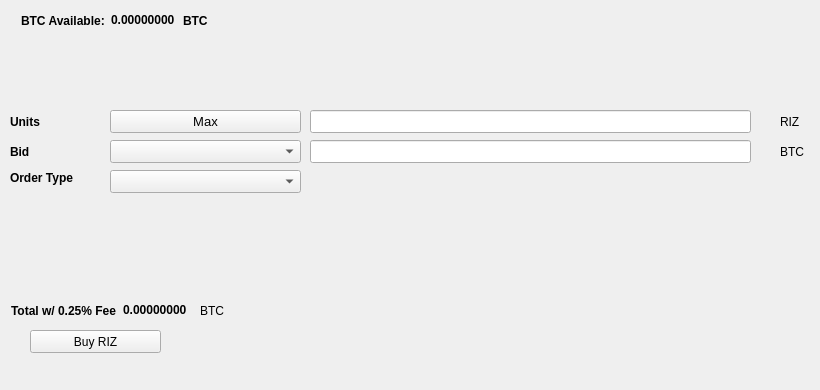
   <widget class="QWidget" name="BuyTab">
    <attribute name="title">
     <string>Buy</string>
    </attribute>
    <widget class="QPushButton" name="BuyRIZ">
     <property name="geometry">
      <rect>
       <x>30</x>
       <y>330</y>
       <width>131</width>
       <height>23</height>
      </rect>
     </property>
     <property name="text">
      <string>Buy RIZ</string>
     </property>
     <property name="icon">
      <iconset resource="../riz.qrc">
       <normaloff>:/icons/bitcoin</normaloff>:/icons/bitcoin</iconset>
     </property>
    </widget>
    <widget class="QLabel" name="label_3">
     <property name="geometry">
      <rect>
       <x>10</x>
       <y>110</y>
       <width>46</width>
       <height>23</height>
      </rect>
     </property>
     <property name="font">
      <font>
       <weight>75</weight>
       <bold>true</bold>
      </font>
     </property>
     <property name="text">
      <string>Units</string>
     </property>
    </widget>
    <widget class="QLineEdit" name="UnitsInput">
     <property name="geometry">
      <rect>
       <x>310</x>
       <y>110</y>
       <width>441</width>
       <height>23</height>
      </rect>
     </property>
     <property name="font">
      <font>
       <pointsize>9</pointsize>
       <weight>75</weight>
       <bold>true</bold>
      </font>
     </property>
    </widget>
    <widget class="QLineEdit" name="BuyBidPriceEdit">
     <property name="geometry">
      <rect>
       <x>310</x>
       <y>140</y>
       <width>441</width>
       <height>23</height>
      </rect>
     </property>
     <property name="font">
      <font>
       <pointsize>9</pointsize>
       <weight>75</weight>
       <bold>true</bold>
      </font>
     </property>
    </widget>
    <widget class="QLabel" name="label_4">
     <property name="geometry">
      <rect>
       <x>780</x>
       <y>110</y>
       <width>31</width>
       <height>23</height>
      </rect>
     </property>
     <property name="text">
      <string>RIZ</string>
     </property>
    </widget>
    <widget class="QLabel" name="label_5">
     <property name="geometry">
      <rect>
       <x>780</x>
       <y>140</y>
       <width>31</width>
       <height>23</height>
      </rect>
     </property>
     <property name="text">
      <string>BTC</string>
     </property>
    </widget>
    <widget class="QLabel" name="label_6">
     <property name="geometry">
      <rect>
       <x>10</x>
       <y>140</y>
       <width>46</width>
       <height>23</height>
      </rect>
     </property>
     <property name="font">
      <font>
       <weight>75</weight>
       <bold>true</bold>
      </font>
     </property>
     <property name="text">
      <string>Bid</string>
     </property>
    </widget>
    <widget class="QLabel" name="label_7">
     <property name="geometry">
      <rect>
       <x>10</x>
       <y>170</y>
       <width>91</width>
       <height>16</height>
      </rect>
     </property>
     <property name="font">
      <font>
       <weight>75</weight>
       <bold>true</bold>
      </font>
     </property>
     <property name="text">
      <string>Order Type</string>
     </property>
    </widget>
    <widget class="QPushButton" name="Buy_Max_Amount">
     <property name="geometry">
      <rect>
       <x>110</x>
       <y>110</y>
       <width>191</width>
       <height>23</height>
      </rect>
     </property>
     <property name="font">
      <font>
       <pointsize>10</pointsize>
      </font>
     </property>
     <property name="text">
      <string>Max</string>
     </property>
    </widget>
    <widget class="QComboBox" name="BuyBidcomboBox">
     <property name="geometry">
      <rect>
       <x>110</x>
       <y>140</y>
       <width>191</width>
       <height>23</height>
      </rect>
     </property>
     <property name="font">
      <font>
       <pointsize>10</pointsize>
      </font>
     </property>
    </widget>
    <widget class="QComboBox" name="buyOrdertypeCombo">
     <property name="geometry">
      <rect>
       <x>110</x>
       <y>170</y>
       <width>191</width>
       <height>23</height>
      </rect>
     </property>
     <property name="font">
      <font>
       <pointsize>10</pointsize>
      </font>
     </property>
    </widget>
    <widget class="QWidget" name="layoutWidget1">
     <property name="geometry">
      <rect>
       <x>21</x>
       <y>11</y>
       <width>227</width>
       <height>19</height>
      </rect>
     </property>
     <layout class="QHBoxLayout" name="horizontalLayout_3">
      <item>
       <widget class="QLabel" name="label232">
        <property name="font">
         <font>
          <weight>75</weight>
          <bold>true</bold>
         </font>
        </property>
        <property name="text">
         <string>BTC Available:</string>
        </property>
       </widget>
      </item>
      <item>
       <widget class="QLabel" name="BtcAvailableLbl">
        <property name="palette">
         <palette>
          <active>
           <colorrole role="WindowText">
            <brush brushstyle="SolidPattern">
             <color alpha="255">
              <red>0</red>
              <green>0</green>
              <blue>0</blue>
             </color>
            </brush>
           </colorrole>
           <colorrole role="Button">
            <brush brushstyle="SolidPattern">
             <color alpha="255">
              <red>0</red>
              <green>170</green>
              <blue>0</blue>
             </color>
            </brush>
           </colorrole>
           <colorrole role="Light">
            <brush brushstyle="SolidPattern">
             <color alpha="255">
              <red>0</red>
              <green>255</green>
              <blue>0</blue>
             </color>
            </brush>
           </colorrole>
           <colorrole role="Midlight">
            <brush brushstyle="SolidPattern">
             <color alpha="255">
              <red>0</red>
              <green>212</green>
              <blue>0</blue>
             </color>
            </brush>
           </colorrole>
           <colorrole role="Dark">
            <brush brushstyle="SolidPattern">
             <color alpha="255">
              <red>0</red>
              <green>85</green>
              <blue>0</blue>
             </color>
            </brush>
           </colorrole>
           <colorrole role="Mid">
            <brush brushstyle="SolidPattern">
             <color alpha="255">
              <red>0</red>
              <green>113</green>
              <blue>0</blue>
             </color>
            </brush>
           </colorrole>
           <colorrole role="Text">
            <brush brushstyle="SolidPattern">
             <color alpha="255">
              <red>0</red>
              <green>170</green>
              <blue>0</blue>
             </color>
            </brush>
           </colorrole>
           <colorrole role="BrightText">
            <brush brushstyle="SolidPattern">
             <color alpha="255">
              <red>255</red>
              <green>255</green>
              <blue>255</blue>
             </color>
            </brush>
           </colorrole>
           <colorrole role="ButtonText">
            <brush brushstyle="SolidPattern">
             <color alpha="255">
              <red>0</red>
              <green>0</green>
              <blue>0</blue>
             </color>
            </brush>
           </colorrole>
           <colorrole role="Base">
            <brush brushstyle="SolidPattern">
             <color alpha="255">
              <red>255</red>
              <green>255</green>
              <blue>255</blue>
             </color>
            </brush>
           </colorrole>
           <colorrole role="Window">
            <brush brushstyle="SolidPattern">
             <color alpha="255">
              <red>0</red>
              <green>170</green>
              <blue>0</blue>
             </color>
            </brush>
           </colorrole>
           <colorrole role="Shadow">
            <brush brushstyle="SolidPattern">
             <color alpha="255">
              <red>0</red>
              <green>0</green>
              <blue>0</blue>
             </color>
            </brush>
           </colorrole>
           <colorrole role="AlternateBase">
            <brush brushstyle="SolidPattern">
             <color alpha="255">
              <red>127</red>
              <green>212</green>
              <blue>127</blue>
             </color>
            </brush>
           </colorrole>
           <colorrole role="ToolTipBase">
            <brush brushstyle="SolidPattern">
             <color alpha="255">
              <red>255</red>
              <green>255</green>
              <blue>220</blue>
             </color>
            </brush>
           </colorrole>
           <colorrole role="ToolTipText">
            <brush brushstyle="SolidPattern">
             <color alpha="255">
              <red>0</red>
              <green>0</green>
              <blue>0</blue>
             </color>
            </brush>
           </colorrole>
          </active>
          <inactive>
           <colorrole role="WindowText">
            <brush brushstyle="SolidPattern">
             <color alpha="255">
              <red>0</red>
              <green>0</green>
              <blue>0</blue>
             </color>
            </brush>
           </colorrole>
           <colorrole role="Button">
            <brush brushstyle="SolidPattern">
             <color alpha="255">
              <red>0</red>
              <green>170</green>
              <blue>0</blue>
             </color>
            </brush>
           </colorrole>
           <colorrole role="Light">
            <brush brushstyle="SolidPattern">
             <color alpha="255">
              <red>0</red>
              <green>255</green>
              <blue>0</blue>
             </color>
            </brush>
           </colorrole>
           <colorrole role="Midlight">
            <brush brushstyle="SolidPattern">
             <color alpha="255">
              <red>0</red>
              <green>212</green>
              <blue>0</blue>
             </color>
            </brush>
           </colorrole>
           <colorrole role="Dark">
            <brush brushstyle="SolidPattern">
             <color alpha="255">
              <red>0</red>
              <green>85</green>
              <blue>0</blue>
             </color>
            </brush>
           </colorrole>
           <colorrole role="Mid">
            <brush brushstyle="SolidPattern">
             <color alpha="255">
              <red>0</red>
              <green>113</green>
              <blue>0</blue>
             </color>
            </brush>
           </colorrole>
           <colorrole role="Text">
            <brush brushstyle="SolidPattern">
             <color alpha="255">
              <red>0</red>
              <green>170</green>
              <blue>0</blue>
             </color>
            </brush>
           </colorrole>
           <colorrole role="BrightText">
            <brush brushstyle="SolidPattern">
             <color alpha="255">
              <red>255</red>
              <green>255</green>
              <blue>255</blue>
             </color>
            </brush>
           </colorrole>
           <colorrole role="ButtonText">
            <brush brushstyle="SolidPattern">
             <color alpha="255">
              <red>0</red>
              <green>0</green>
              <blue>0</blue>
             </color>
            </brush>
           </colorrole>
           <colorrole role="Base">
            <brush brushstyle="SolidPattern">
             <color alpha="255">
              <red>255</red>
              <green>255</green>
              <blue>255</blue>
             </color>
            </brush>
           </colorrole>
           <colorrole role="Window">
            <brush brushstyle="SolidPattern">
             <color alpha="255">
              <red>0</red>
              <green>170</green>
              <blue>0</blue>
             </color>
            </brush>
           </colorrole>
           <colorrole role="Shadow">
            <brush brushstyle="SolidPattern">
             <color alpha="255">
              <red>0</red>
              <green>0</green>
              <blue>0</blue>
             </color>
            </brush>
           </colorrole>
           <colorrole role="AlternateBase">
            <brush brushstyle="SolidPattern">
             <color alpha="255">
              <red>127</red>
              <green>212</green>
              <blue>127</blue>
             </color>
            </brush>
           </colorrole>
           <colorrole role="ToolTipBase">
            <brush brushstyle="SolidPattern">
             <color alpha="255">
              <red>255</red>
              <green>255</green>
              <blue>220</blue>
             </color>
            </brush>
           </colorrole>
           <colorrole role="ToolTipText">
            <brush brushstyle="SolidPattern">
             <color alpha="255">
              <red>0</red>
              <green>0</green>
              <blue>0</blue>
             </color>
            </brush>
           </colorrole>
          </inactive>
          <disabled>
           <colorrole role="WindowText">
            <brush brushstyle="SolidPattern">
             <color alpha="255">
              <red>0</red>
              <green>85</green>
              <blue>0</blue>
             </color>
            </brush>
           </colorrole>
           <colorrole role="Button">
            <brush brushstyle="SolidPattern">
             <color alpha="255">
              <red>0</red>
              <green>170</green>
              <blue>0</blue>
             </color>
            </brush>
           </colorrole>
           <colorrole role="Light">
            <brush brushstyle="SolidPattern">
             <color alpha="255">
              <red>0</red>
              <green>255</green>
              <blue>0</blue>
             </color>
            </brush>
           </colorrole>
           <colorrole role="Midlight">
            <brush brushstyle="SolidPattern">
             <color alpha="255">
              <red>0</red>
              <green>212</green>
              <blue>0</blue>
             </color>
            </brush>
           </colorrole>
           <colorrole role="Dark">
            <brush brushstyle="SolidPattern">
             <color alpha="255">
              <red>0</red>
              <green>85</green>
              <blue>0</blue>
             </color>
            </brush>
           </colorrole>
           <colorrole role="Mid">
            <brush brushstyle="SolidPattern">
             <color alpha="255">
              <red>0</red>
              <green>113</green>
              <blue>0</blue>
             </color>
            </brush>
           </colorrole>
           <colorrole role="Text">
            <brush brushstyle="SolidPattern">
             <color alpha="255">
              <red>0</red>
              <green>85</green>
              <blue>0</blue>
             </color>
            </brush>
           </colorrole>
           <colorrole role="BrightText">
            <brush brushstyle="SolidPattern">
             <color alpha="255">
              <red>255</red>
              <green>255</green>
              <blue>255</blue>
             </color>
            </brush>
           </colorrole>
           <colorrole role="ButtonText">
            <brush brushstyle="SolidPattern">
             <color alpha="255">
              <red>0</red>
              <green>85</green>
              <blue>0</blue>
             </color>
            </brush>
           </colorrole>
           <colorrole role="Base">
            <brush brushstyle="SolidPattern">
             <color alpha="255">
              <red>0</red>
              <green>170</green>
              <blue>0</blue>
             </color>
            </brush>
           </colorrole>
           <colorrole role="Window">
            <brush brushstyle="SolidPattern">
             <color alpha="255">
              <red>0</red>
              <green>170</green>
              <blue>0</blue>
             </color>
            </brush>
           </colorrole>
           <colorrole role="Shadow">
            <brush brushstyle="SolidPattern">
             <color alpha="255">
              <red>0</red>
              <green>0</green>
              <blue>0</blue>
             </color>
            </brush>
           </colorrole>
           <colorrole role="AlternateBase">
            <brush brushstyle="SolidPattern">
             <color alpha="255">
              <red>0</red>
              <green>170</green>
              <blue>0</blue>
             </color>
            </brush>
           </colorrole>
           <colorrole role="ToolTipBase">
            <brush brushstyle="SolidPattern">
             <color alpha="255">
              <red>255</red>
              <green>255</green>
              <blue>220</blue>
             </color>
            </brush>
           </colorrole>
           <colorrole role="ToolTipText">
            <brush brushstyle="SolidPattern">
             <color alpha="255">
              <red>0</red>
              <green>0</green>
              <blue>0</blue>
             </color>
            </brush>
           </colorrole>
          </disabled>
         </palette>
        </property>
        <property name="font">
         <font>
          <weight>75</weight>
          <bold>true</bold>
         </font>
        </property>
        <property name="text">
         <string>0.00000000</string>
        </property>
        <property name="textInteractionFlags">
         <set>Qt::LinksAccessibleByMouse|Qt::TextSelectableByKeyboard|Qt::TextSelectableByMouse</set>
        </property>
       </widget>
      </item>
      <item>
       <widget class="QLabel" name="BtcAvailableLbl_2">
        <property name="font">
         <font>
          <weight>75</weight>
          <bold>true</bold>
         </font>
        </property>
        <property name="text">
         <string>BTC</string>
        </property>
       </widget>
      </item>
     </layout>
    </widget>
    <widget class="QWidget" name="layoutWidge2">
     <property name="geometry">
      <rect>
       <x>11</x>
       <y>301</y>
       <width>259</width>
       <height>19</height>
      </rect>
     </property>
     <layout class="QHBoxLayout" name="horizontalLayout_4">
      <item>
       <widget class="QLabel" name="label_9">
        <property name="font">
         <font>
          <weight>75</weight>
          <bold>true</bold>
         </font>
        </property>
        <property name="text">
         <string>Total w/ 0.25% Fee</string>
        </property>
       </widget>
      </item>
      <item>
       <widget class="QLabel" name="BuyCostLabel">
        <property name="palette">
         <palette>
          <active>
           <colorrole role="WindowText">
            <brush brushstyle="SolidPattern">
             <color alpha="255">
              <red>0</red>
              <green>0</green>
              <blue>0</blue>
             </color>
            </brush>
           </colorrole>
           <colorrole role="Button">
            <brush brushstyle="SolidPattern">
             <color alpha="255">
              <red>0</red>
              <green>170</green>
              <blue>0</blue>
             </color>
            </brush>
           </colorrole>
           <colorrole role="Light">
            <brush brushstyle="SolidPattern">
             <color alpha="255">
              <red>0</red>
              <green>255</green>
              <blue>0</blue>
             </color>
            </brush>
           </colorrole>
           <colorrole role="Midlight">
            <brush brushstyle="SolidPattern">
             <color alpha="255">
              <red>0</red>
              <green>212</green>
              <blue>0</blue>
             </color>
            </brush>
           </colorrole>
           <colorrole role="Dark">
            <brush brushstyle="SolidPattern">
             <color alpha="255">
              <red>0</red>
              <green>85</green>
              <blue>0</blue>
             </color>
            </brush>
           </colorrole>
           <colorrole role="Mid">
            <brush brushstyle="SolidPattern">
             <color alpha="255">
              <red>0</red>
              <green>113</green>
              <blue>0</blue>
             </color>
            </brush>
           </colorrole>
           <colorrole role="Text">
            <brush brushstyle="SolidPattern">
             <color alpha="255">
              <red>0</red>
              <green>170</green>
              <blue>0</blue>
             </color>
            </brush>
           </colorrole>
           <colorrole role="BrightText">
            <brush brushstyle="SolidPattern">
             <color alpha="255">
              <red>255</red>
              <green>255</green>
              <blue>255</blue>
             </color>
            </brush>
           </colorrole>
           <colorrole role="ButtonText">
            <brush brushstyle="SolidPattern">
             <color alpha="255">
              <red>0</red>
              <green>0</green>
              <blue>0</blue>
             </color>
            </brush>
           </colorrole>
           <colorrole role="Base">
            <brush brushstyle="SolidPattern">
             <color alpha="255">
              <red>255</red>
              <green>255</green>
              <blue>255</blue>
             </color>
            </brush>
           </colorrole>
           <colorrole role="Window">
            <brush brushstyle="SolidPattern">
             <color alpha="255">
              <red>0</red>
              <green>170</green>
              <blue>0</blue>
             </color>
            </brush>
           </colorrole>
           <colorrole role="Shadow">
            <brush brushstyle="SolidPattern">
             <color alpha="255">
              <red>0</red>
              <green>0</green>
              <blue>0</blue>
             </color>
            </brush>
           </colorrole>
           <colorrole role="AlternateBase">
            <brush brushstyle="SolidPattern">
             <color alpha="255">
              <red>127</red>
              <green>212</green>
              <blue>127</blue>
             </color>
            </brush>
           </colorrole>
           <colorrole role="ToolTipBase">
            <brush brushstyle="SolidPattern">
             <color alpha="255">
              <red>255</red>
              <green>255</green>
              <blue>220</blue>
             </color>
            </brush>
           </colorrole>
           <colorrole role="ToolTipText">
            <brush brushstyle="SolidPattern">
             <color alpha="255">
              <red>0</red>
              <green>0</green>
              <blue>0</blue>
             </color>
            </brush>
           </colorrole>
          </active>
          <inactive>
           <colorrole role="WindowText">
            <brush brushstyle="SolidPattern">
             <color alpha="255">
              <red>0</red>
              <green>0</green>
              <blue>0</blue>
             </color>
            </brush>
           </colorrole>
           <colorrole role="Button">
            <brush brushstyle="SolidPattern">
             <color alpha="255">
              <red>0</red>
              <green>170</green>
              <blue>0</blue>
             </color>
            </brush>
           </colorrole>
           <colorrole role="Light">
            <brush brushstyle="SolidPattern">
             <color alpha="255">
              <red>0</red>
              <green>255</green>
              <blue>0</blue>
             </color>
            </brush>
           </colorrole>
           <colorrole role="Midlight">
            <brush brushstyle="SolidPattern">
             <color alpha="255">
              <red>0</red>
              <green>212</green>
              <blue>0</blue>
             </color>
            </brush>
           </colorrole>
           <colorrole role="Dark">
            <brush brushstyle="SolidPattern">
             <color alpha="255">
              <red>0</red>
              <green>85</green>
              <blue>0</blue>
             </color>
            </brush>
           </colorrole>
           <colorrole role="Mid">
            <brush brushstyle="SolidPattern">
             <color alpha="255">
              <red>0</red>
              <green>113</green>
              <blue>0</blue>
             </color>
            </brush>
           </colorrole>
           <colorrole role="Text">
            <brush brushstyle="SolidPattern">
             <color alpha="255">
              <red>0</red>
              <green>170</green>
              <blue>0</blue>
             </color>
            </brush>
           </colorrole>
           <colorrole role="BrightText">
            <brush brushstyle="SolidPattern">
             <color alpha="255">
              <red>255</red>
              <green>255</green>
              <blue>255</blue>
             </color>
            </brush>
           </colorrole>
           <colorrole role="ButtonText">
            <brush brushstyle="SolidPattern">
             <color alpha="255">
              <red>0</red>
              <green>0</green>
              <blue>0</blue>
             </color>
            </brush>
           </colorrole>
           <colorrole role="Base">
            <brush brushstyle="SolidPattern">
             <color alpha="255">
              <red>255</red>
              <green>255</green>
              <blue>255</blue>
             </color>
            </brush>
           </colorrole>
           <colorrole role="Window">
            <brush brushstyle="SolidPattern">
             <color alpha="255">
              <red>0</red>
              <green>170</green>
              <blue>0</blue>
             </color>
            </brush>
           </colorrole>
           <colorrole role="Shadow">
            <brush brushstyle="SolidPattern">
             <color alpha="255">
              <red>0</red>
              <green>0</green>
              <blue>0</blue>
             </color>
            </brush>
           </colorrole>
           <colorrole role="AlternateBase">
            <brush brushstyle="SolidPattern">
             <color alpha="255">
              <red>127</red>
              <green>212</green>
              <blue>127</blue>
             </color>
            </brush>
           </colorrole>
           <colorrole role="ToolTipBase">
            <brush brushstyle="SolidPattern">
             <color alpha="255">
              <red>255</red>
              <green>255</green>
              <blue>220</blue>
             </color>
            </brush>
           </colorrole>
           <colorrole role="ToolTipText">
            <brush brushstyle="SolidPattern">
             <color alpha="255">
              <red>0</red>
              <green>0</green>
              <blue>0</blue>
             </color>
            </brush>
           </colorrole>
          </inactive>
          <disabled>
           <colorrole role="WindowText">
            <brush brushstyle="SolidPattern">
             <color alpha="255">
              <red>0</red>
              <green>85</green>
              <blue>0</blue>
             </color>
            </brush>
           </colorrole>
           <colorrole role="Button">
            <brush brushstyle="SolidPattern">
             <color alpha="255">
              <red>0</red>
              <green>170</green>
              <blue>0</blue>
             </color>
            </brush>
           </colorrole>
           <colorrole role="Light">
            <brush brushstyle="SolidPattern">
             <color alpha="255">
              <red>0</red>
              <green>255</green>
              <blue>0</blue>
             </color>
            </brush>
           </colorrole>
           <colorrole role="Midlight">
            <brush brushstyle="SolidPattern">
             <color alpha="255">
              <red>0</red>
              <green>212</green>
              <blue>0</blue>
             </color>
            </brush>
           </colorrole>
           <colorrole role="Dark">
            <brush brushstyle="SolidPattern">
             <color alpha="255">
              <red>0</red>
              <green>85</green>
              <blue>0</blue>
             </color>
            </brush>
           </colorrole>
           <colorrole role="Mid">
            <brush brushstyle="SolidPattern">
             <color alpha="255">
              <red>0</red>
              <green>113</green>
              <blue>0</blue>
             </color>
            </brush>
           </colorrole>
           <colorrole role="Text">
            <brush brushstyle="SolidPattern">
             <color alpha="255">
              <red>0</red>
              <green>85</green>
              <blue>0</blue>
             </color>
            </brush>
           </colorrole>
           <colorrole role="BrightText">
            <brush brushstyle="SolidPattern">
             <color alpha="255">
              <red>255</red>
              <green>255</green>
              <blue>255</blue>
             </color>
            </brush>
           </colorrole>
           <colorrole role="ButtonText">
            <brush brushstyle="SolidPattern">
             <color alpha="255">
              <red>0</red>
              <green>85</green>
              <blue>0</blue>
             </color>
            </brush>
           </colorrole>
           <colorrole role="Base">
            <brush brushstyle="SolidPattern">
             <color alpha="255">
              <red>0</red>
              <green>170</green>
              <blue>0</blue>
             </color>
            </brush>
           </colorrole>
           <colorrole role="Window">
            <brush brushstyle="SolidPattern">
             <color alpha="255">
              <red>0</red>
              <green>170</green>
              <blue>0</blue>
             </color>
            </brush>
           </colorrole>
           <colorrole role="Shadow">
            <brush brushstyle="SolidPattern">
             <color alpha="255">
              <red>0</red>
              <green>0</green>
              <blue>0</blue>
             </color>
            </brush>
           </colorrole>
           <colorrole role="AlternateBase">
            <brush brushstyle="SolidPattern">
             <color alpha="255">
              <red>0</red>
              <green>170</green>
              <blue>0</blue>
             </color>
            </brush>
           </colorrole>
           <colorrole role="ToolTipBase">
            <brush brushstyle="SolidPattern">
             <color alpha="255">
              <red>255</red>
              <green>255</green>
              <blue>220</blue>
             </color>
            </brush>
           </colorrole>
           <colorrole role="ToolTipText">
            <brush brushstyle="SolidPattern">
             <color alpha="255">
              <red>0</red>
              <green>0</green>
              <blue>0</blue>
             </color>
            </brush>
           </colorrole>
          </disabled>
         </palette>
        </property>
        <property name="font">
         <font>
          <weight>75</weight>
          <bold>true</bold>
         </font>
        </property>
        <property name="autoFillBackground">
         <bool>false</bool>
        </property>
        <property name="text">
         <string>0.00000000</string>
        </property>
        <property name="textInteractionFlags">
         <set>Qt::LinksAccessibleByMouse|Qt::TextSelectableByMouse</set>
        </property>
       </widget>
      </item>
      <item>
       <widget class="QLabel" name="label_10">
        <property name="font">
         <font>
          <weight>50</weight>
          <bold>false</bold>
         </font>
        </property>
        <property name="text">
         <string>BTC</string>
        </property>
       </widget>
      </item>
     </layout>
    </widget>
    <widget class="QLabel" name="label_24">
     <property name="geometry">
      <rect>
       <x>460</x>
       <y>300</y>
       <width>281</width>
       <height>81</height>
      </rect>
     </property>
     <property name="text">
      <string/>
     </property>
     <property name="pixmap">
      <pixmap>:/images/bittrex</pixmap>
     </property>
    </widget>
   </widget>
